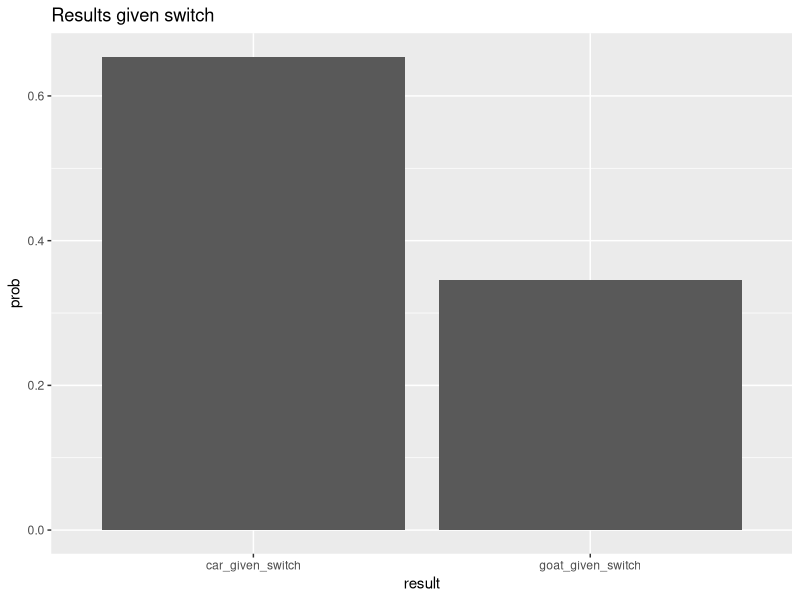
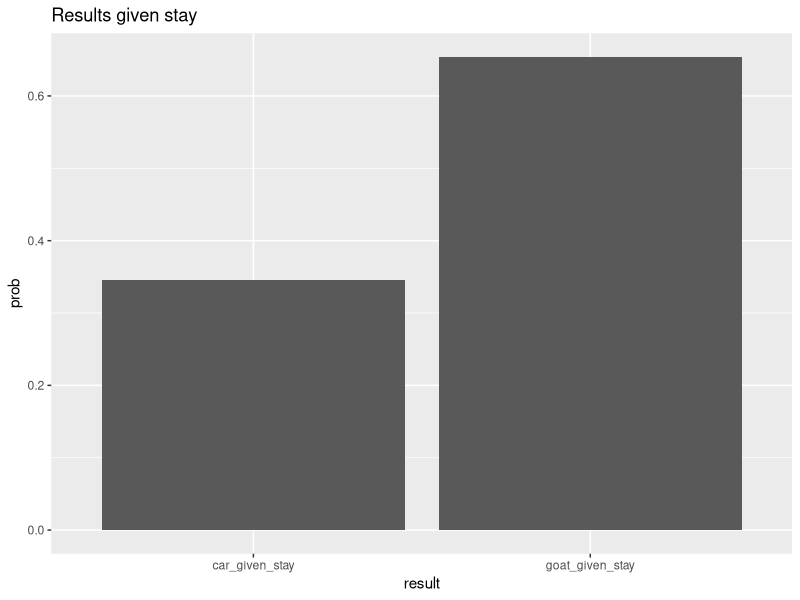

These charts were generated, in order, by the following R code:
## ---- chunk 1
set.seed(42)
library(dplyr)
library(ggplot2)
## ---- chunk 2
sim_n <- 1000

## This simulates the number of initial choices
sim_initial_choice <- function(n = sim_n) {
        
        pick <- runif(n)
        ifelse(pick <= 1/3, 'door_1'
               , ifelse(pick <= 2/3, 'door_2', 'door_3'))
}
## ---- chunk 3
## This simulates the choice a contestant would make 
## assuming the car is behind door #1 and they choose to make a switch
sim_switch_choice <- function(n = sim_n, df = initial_choice_df) {
        
        df[,2] <- NA; df[,3] <- NA
        names(df)[2:3] <- c("final_choice", "result")
        for(i in 1:n) {
                if(df[i, "initial_choice"] == "door_1") {
                        choice <- runif(1)
                        df[i, "final_choice"] <- ifelse(choice > .50
                               , "door_2"
                               , "door_3")
                        df[i, "result"] <- "goat_given_switch"
                } 
                else {
                        df[i, "final_choice"] <- "door_1"
                        df[i, "result"] <- "car_given_switch"
                }
        }
        df
}
## ---- chunk 4
## This simulates the choice a contestant would make 
## assuming the car is behind door #1 and they choose to stay
sim_stay_choice <- function(n = sim_n, df = initial_choice_df) {
        
        df[,2] <- NA; df[,3] <- NA
        names(df)[2:3] <- c("final_choice", "result")
        for(i in 1:n) {
                choice <- df[i, "initial_choice"]
                if(choice == "door_1") {
                        df[i, "final_choice"] <- "door_1"
                        df[i, "result"] <- "car_given_stay"
                } 
                else if(choice == "door_2") {
                        df[i, "final_choice"] <- "door_2"
                        df[i, "result"] <- "goat_given_stay"
                }
                else {
                        df[i, "final_choice"] <- "door_3"
                        df[i, "result"] <- "goat_given_stay"
                        
                }
        }
        df
}
## ---- chunk 5
## summarise the results and return a Data Frame
## also add a column for the probability of results 
## given a car or a goat output
result_summary <- function(df, sim_n) {
        
        df <- df %>% 
                count(initial_choice, final_choice, result) %>%
                mutate(prob = n/sim_n) %>%
                mutate
        
}
## ---- chunk 6
result_prob_var <- function(df) {
        
        df <- as.data.frame(df)
        df <- df %>%
                select(result, n, prob) %>%
                group_by(result) %>%
                summarise_each(funs(sum)) %>%
                mutate(variance = (n * (prob) * (1-prob)))
}
## ---- chunk 7
## Plot the initial results
plot_summary <- function(df, title) {
        
        ggplot(df, aes(x = result, y = prob)) +
                geom_bar(stat = "identity") + 
                ggtitle(title)
        
}
## ---- chunk 8
## run the pick simulation
initial_choice <- sim_initial_choice()

## what are the counts of results in the simulation
## and their probabilities
table(initial_choice)
table(initial_choice)/sim_n

## Convert choice list to DataFrame
initial_choice_df <- as.data.frame(initial_choice)

## Run second pick simulation -- either switch or stay
switch_df <- sim_switch_choice(sim_n, initial_choice_df)
stay_df <- sim_stay_choice(sim_n, initial_choice_df)

## Run the result summary function to see the probabilities
## and results
switch_df_agg <- result_summary(switch_df, sim_n)
switch_df_agg 
stay_df_agg <- result_summary(stay_df, sim_n)
stay_df_agg

## Show the total probability and variance based on 
## picking a car or a goat
switch_df_prob <- result_prob_var(switch_df_agg)
switch_df_prob
stay_df_prob <- result_prob_var(stay_df_agg)
stay_df_prob

## Plot the results
plot_summary(switch_df_agg, "Results given switch")
plot_summary(stay_df_agg, "Results given stay")
